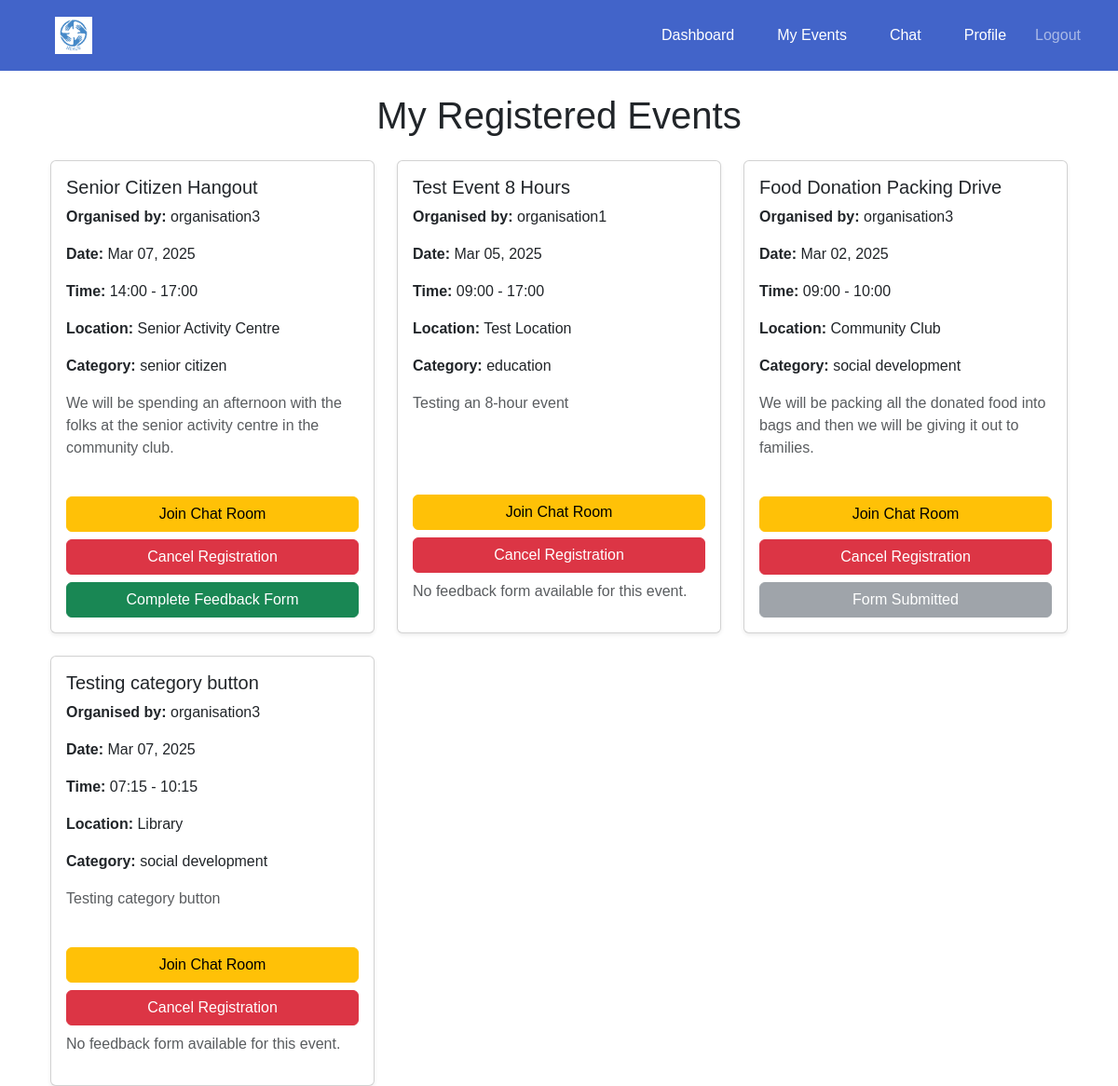
/events/my-events/ (signed in), run on the app's committed database.
### events/models.py (models this page shows, shortened)
class VolunteerEvent(models.Model):
    STATUS_CHOICES = [
        ('Registered', 'Registered'),
        ('Waiting List', 'Waiting List'),
    ]
    event = models.ForeignKey(Event, on_delete=models.CASCADE, related_name="registered_volunteers")
    volunteer = models.ForeignKey(settings.AUTH_USER_MODEL, on_delete=models.CASCADE, related_name="registered_events")
    registered_at = models.DateTimeField(auto_now_add=True)
    status = models.CharField(max_length=20, choices=STATUS_CHOICES, default='Registered')
    class Meta:
        unique_together = ('event', 'volunteer')  # Prevent duplicate registrations

class Event(models.Model):
    CATEGORY_CHOICES = [
        ('education', 'Education'),
        ('social development', 'Social Development'),
        ('senior citizen', 'Senior Citizen'),
    ]
    organisation = models.ForeignKey(settings.AUTH_USER_MODEL, on_delete=models.CASCADE)
    name = models.CharField(max_length=255)
    description = models.TextField()
    date = models.DateTimeField()
    start_time = models.TimeField(default=time(9, 0))  # Default: 09:00 AM
    end_time = models.TimeField(default=time(17, 0))  # Default: 05:00 PM
    location = models.CharField(max_length=255)
    volunteers_needed = models.PositiveIntegerField()
    roles_responsibilities = models.TextField()
    category = models.CharField(max_length=50, choices=CATEGORY_CHOICES, blank=False, default='Education')

### accounts/models.py (models this page shows, shortened)
class CustomUser(AbstractUser):
    USER_TYPE_CHOICES = [
        ('volunteer', 'Volunteer'),
        ('organisation', 'Organisation'),
    ]
    user_type = models.CharField(max_length=20, choices=USER_TYPE_CHOICES)
    contact_number = models.CharField(max_length=10, blank= True, null=True)
    full_name = models.CharField(max_length=255, blank=True, null=True)
    personnel_name = models.CharField(max_length=255, blank=True, null=True)
    profile_picture = models.ImageField(upload_to='profile_pics', blank=True, null=True)

### events/views.py (the view)
# urls.py: path('my-events/', views.volunteer_events, name='volunteer_events'),
@login_required
def volunteer_events(request):
    registered_events = VolunteerEvent.objects.filter(volunteer=request.user)
    for registration in registered_events:
        feedback_form = getattr(registration.event, "feedback_form", None)
        if feedback_form:
            feedback_exists = FeedbackResponse.objects.filter(
                feedback_form=feedback_form,
                volunteer=request.user
            ).exists()
            registration.has_submitted_feedback = feedback_exists
        else:
            registration.has_submitted_feedback = None
    return render(request, 'events/volunteer_events.html', {
        'registered_events': registered_events,
    })

### events/templates/events/volunteer_events.html (shortened to what this page needs)
{% extends 'base.html' %}
{% block content %}
<div class="container mt-4">
    <h1 class="text-center mb-4">My Registered Events</h1>
    {% if registered_events %}
        <div class="row g-4">
            {% for registration in registered_events %}
                <div class="col-md-6 col-lg-4">
                    <div class="card shadow-sm mb-4 h-100">
                        <div class="card-body d-flex flex-column">
                            <h5 class="card-title">{{ registration.event.name }}</h5>
                            <p><strong>Organised by:</strong> {{ registration.event.organisation.username }}</p>
                            <p><strong>Date:</strong> {{ registration.event.date|date:"M d, Y" }}</p>
                            <p><strong>Time:</strong> {{ registration.event.start_time|time:"H:i" }} - {{ registration.event.end_time|time:"H:i" }}</p>
                            <p><strong>Location:</strong> {{ registration.event.location }}</p>
                            <p><strong>Category:</strong> {{ registration.event.category }}</p>
                            <p class="text-muted flex-grow-1">{{ registration.event.description }}</p>
                            <div class="d-grid gap-2 mt-auto">
                                <a href="{% url 'chat:chat_room' registration.event.id %}" class="btn btn-warning w-100">
                                     Join Chat Room
                                </a>
                                <form action="{% url 'events:cancel_registration' registration.event.id %}" method="post">
                                    <button type="submit" class="btn btn-danger w-100">
                                         Cancel Registration
                                    </button>
                                </form>
                                {% if registration.event.feedback_form %}
                                    {% if registration.event.feedback_form.published %}
                                        {% if registration.has_submitted_feedback %}
                                            <button class="btn btn-secondary w-100" disabled>
                                                 Form Submitted
                                            </button>
                                        {% else %}
                                            <a href="{% url 'events:complete_feedback' registration.event.id %}" class="btn btn-success w-100">
                                                 Complete Feedback Form
                                            </a>
                                        {% endif %}
                                    {% else %}
                                        <p class="text-danger"><strong>The feedback form has not been published yet.</strong></p>
                                    {% endif %}
                                {% else %}
                                    <p class="text-muted">No feedback form available for this event.</p>
                                {% endif %}
                            </div>
                        </div>
                    </div>
                </div>
            {% endfor %}
        </div>
    {% else %}
        <div class="alert alert-info text-center">
            <p>You haven't registered for any events yet.</p>
        </div>
    {% endif %}
</div>
{% endblock %}

### templates/base.html (style rules this page uses)
body { margin: 0; font-family: Arial, sans-serif; }

### data on the page
VolunteerEvent: event.name "Senior Citizen Hangout", event.organisation.username "organisation3", event "Mar 07, 2025", event.start_time "14:00", event.end_time "17:00", event.location "Senior Activity Centre", event.category "senior citizen", event.description "We will be spending an afternoon with the folks at the senior activity centre in the community club.", shows "Complete Feedback Form"
VolunteerEvent: event.name "Test Event 8 Hours", event.organisation.username "organisation1", event "Mar 05, 2025", event.start_time "09:00", event.end_time "17:00", event.location "Test Location", event.category "education", event.description "Testing an 8-hour event", shows "No feedback form available for this event."
VolunteerEvent: event.name "Food Donation Packing Drive", event.organisation.username "organisation3", event "Mar 02, 2025", event.start_time "09:00", event.end_time "10:00", event.location "Community Club", event.category "social development", event.description "We will be packing all the donated food into bags and then we will be giving it out to families.", shows "Form Submitted"
VolunteerEvent: event.name "Testing category button", event.organisation.username "organisation3", event "Mar 07, 2025", event.start_time "07:15", event.end_time "10:15", event.location "Library", event.category "social development", event.description "Testing category button", shows "No feedback form available for this event."
